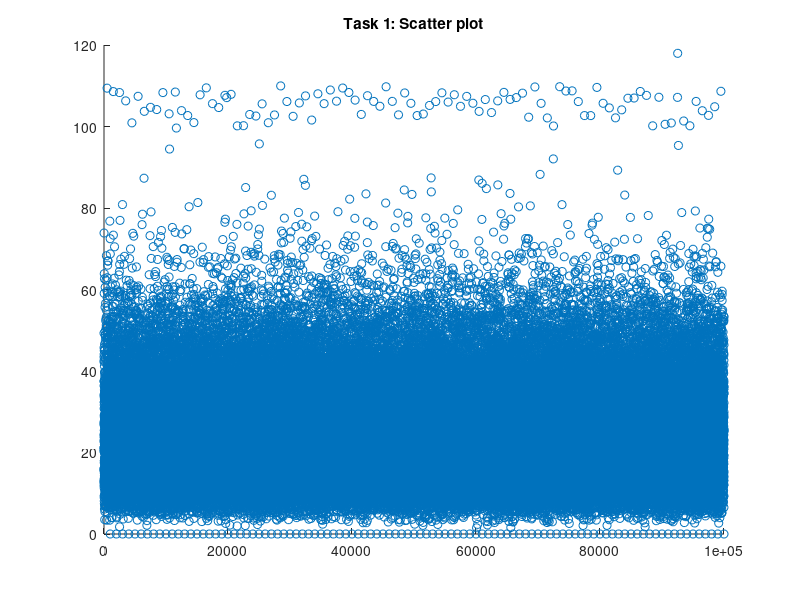
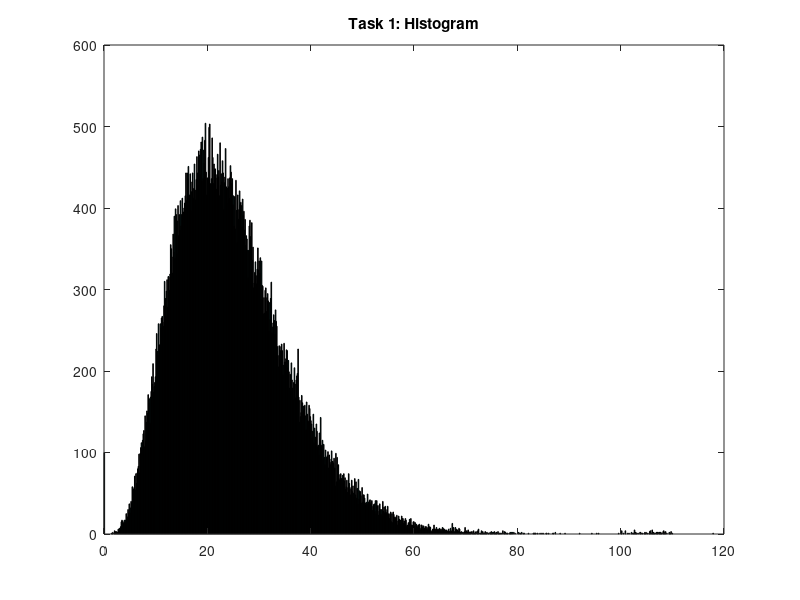
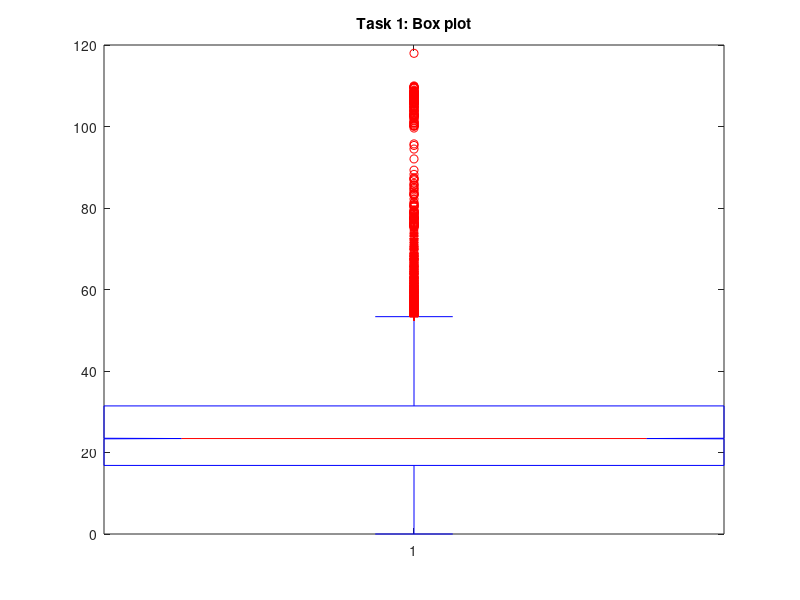

The MATLAB source for these figures, in order:

data = load("dataIndSSA2022.mat");
d1 = data.task1_data;

fprintf('Task 1\n'); 
fprintf('%d datapoints in the data set\n', length(d1)); 
fprintf('The minimum value is: %f\n', min(d1)); 
fprintf('The maximum value is: %f\n', max(d1));
fprintf('The median value is: %f\n', median(d1));
d1_mean = mean(d1);
fprintf('The mean value is: %f\n', mean(d1)); 

% A scatter plot is the easiest and thus first visualisation to be conducted
% the plot shows a strong cluster of values around the mean line, with a
% large gap between 80 and 100 on the Y axis as well as an unusual
% formation of points on the 0 line.
figure(1);
scatter(1:length(d1), d1);
hold on;
plot([0,length(d1)], [d1_mean, d1_mean])
hold off;
title('Task 1: Scatter plot')

% At first glance a histogram shows a poisson distribution, this plot also
% confirms that the large number of values clustered at 0 do not fit into
% the curve of the distribution. The tail of the distribution also does not
% look normal, with an unexpected rise in values around 100
figure(2);
hist(d1, 1000);
title('Task 1: Histogram')

% The box and whisker plot confirms the abnormality of the tail falls
% ouside the interquartile range of the distribution.  We can thus conclude
% that between 
figure(3);
boxplot(d1, 'Notch', 'on')
title('Task 1: Box plot')


